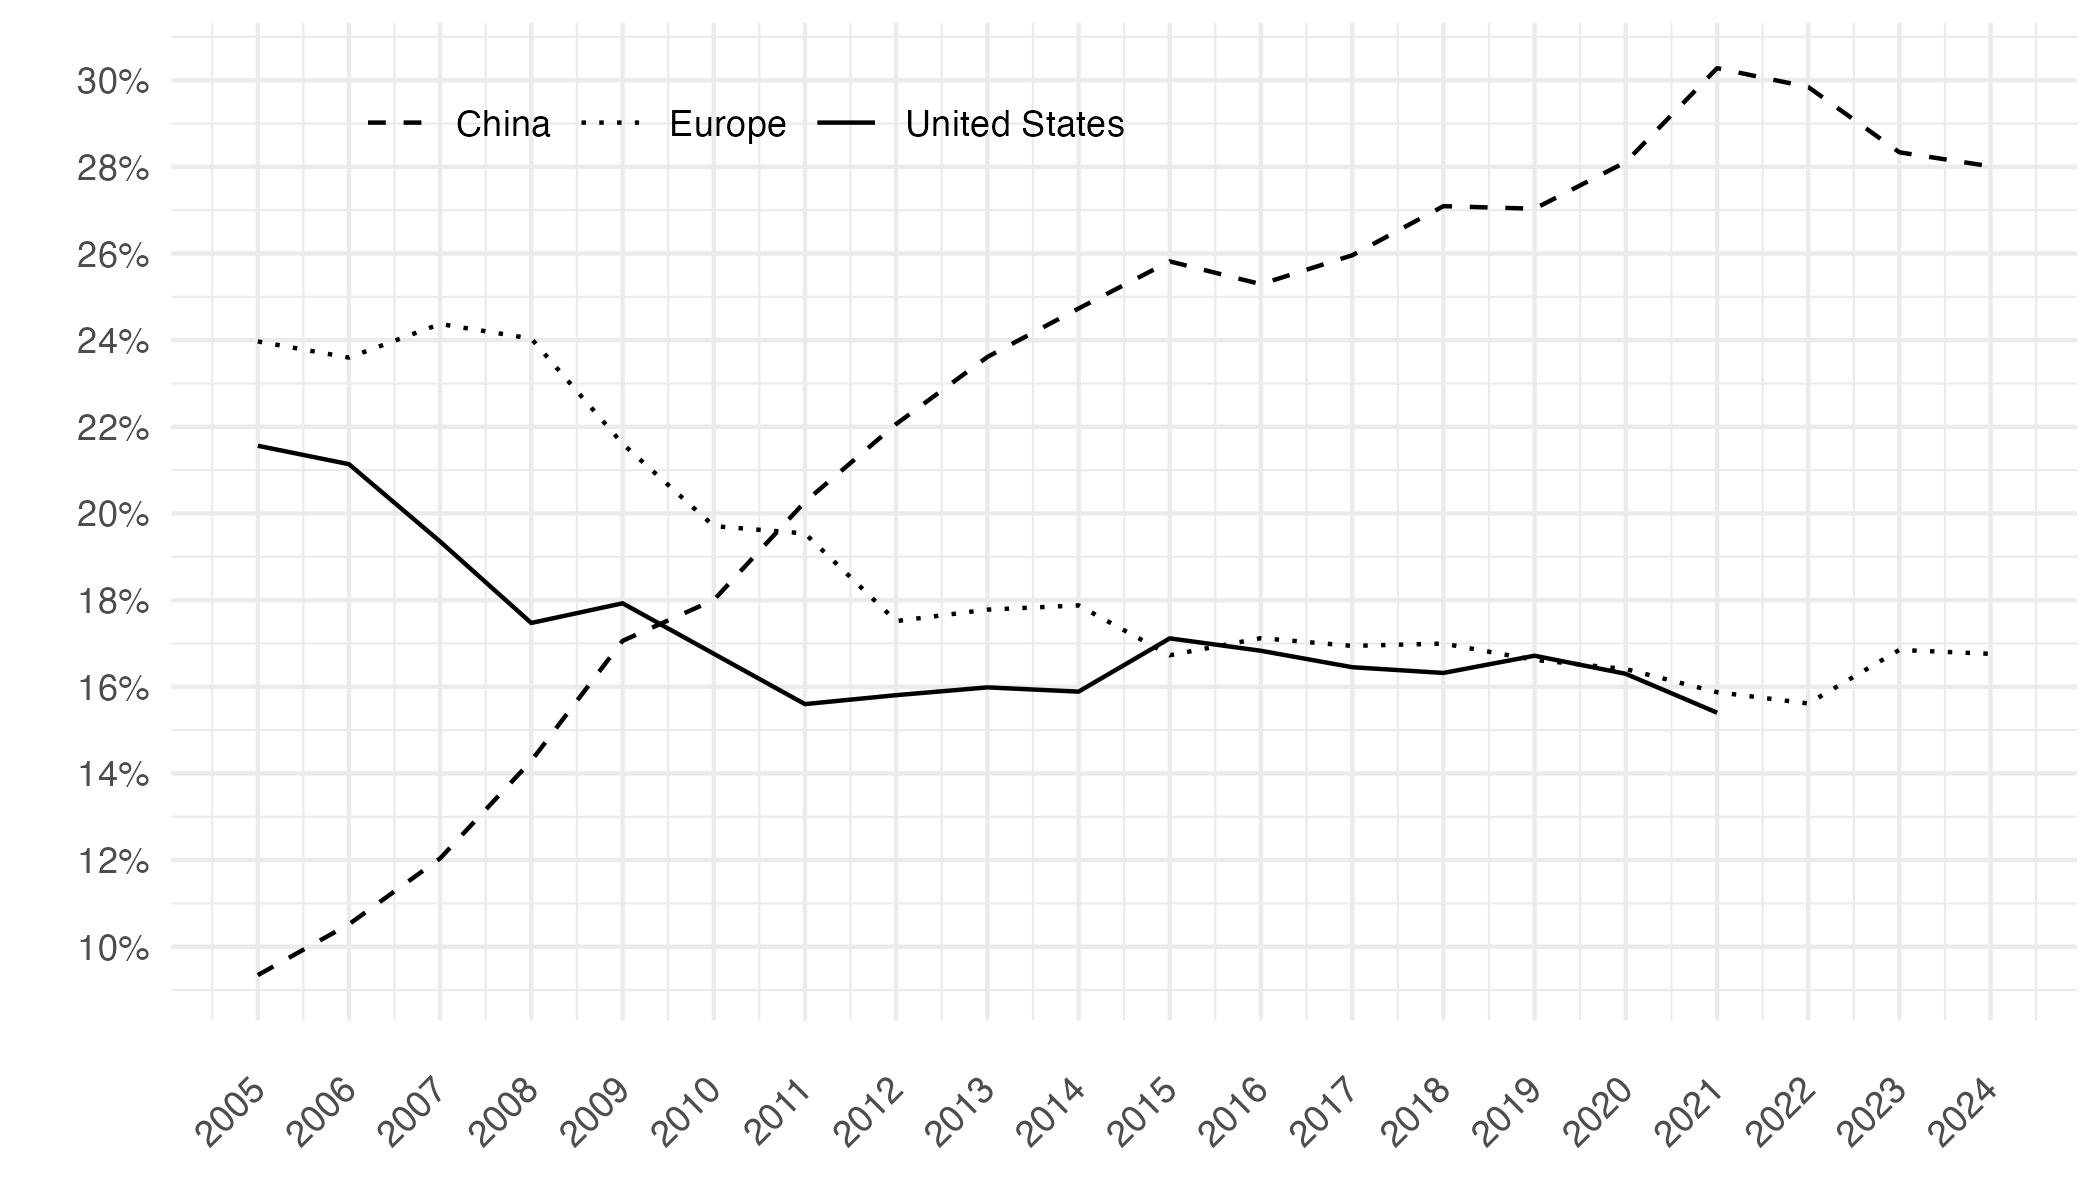

Write R code to recreate this figure.
rm(list = ls())
library(dplyr)
library(eurostat)
library(ggplot2)
source("~/iCloud/website/code/R-markdown/init_min.R")

load_data("wdi/NV.IND.MANF.CD.RData")
load_data("wdi/iso2c_long2.RData")
load_data("macro.RData")
load_data("flags/colors.RData")

figure3_data <- NV.IND.MANF.CD %>%
  right_join(iso2c, by = "iso2c") %>%
  filter(iso2c %in% c("1W", "US", "CN", "EU")) %>%
  mutate(date = as.Date(paste0(year, "-01-01"))) %>%
  filter(date >= as.Date("1997-01-01")) %>%
  group_by(date) %>%
  mutate(value = value/value[iso2c == "1W"]) %>%
  filter(!(iso2c == "1W")) %>%
  mutate(Iso2c = case_when(iso2c == "EU" ~ "Europe",
                           iso2c == "CN" ~ "China",
                           iso2c == "US" ~ "United States")) %>%
  filter(date >= as.Date("2005-01-01")) %>%
  left_join(colors, by = c("Iso2c" = "country")) %>%
  mutate(color = ifelse(iso2c == "US", color2, color)) %>%
  arrange(date) %>%
  select(date, Iso2c, value)

write_csv2(figure3_data, file = "figure3.csv")

figure3 <- figure3_data %>%
  ggplot(.) + theme_minimal() + 
  # Chine: #FFDC00; USA: #B22234; Europe: #003399
  #scale_color_manual(values = c("#FFDC00", "#B22234", "#003399")) +
  scale_linetype_manual(values = c("dashed", "dotted", "solid")) +
  geom_line(aes(x = date, y = value, linetype = Iso2c)) +
  theme(legend.title = element_blank(),
        legend.position = c(0.3, 0.9),
        axis.text.x = element_text(angle = 45, vjust = 0.5, hjust=1),
        legend.direction = "horizontal") +
  scale_x_date(breaks = seq(1950, 2100, 1) %>% paste0("-01-01") %>% as.Date,
               labels = date_format("%Y")) +
  scale_y_continuous(breaks = 0.01*seq(0, 70, 2),
                     labels = scales::percent_format(accuracy = 1)) + 
  xlab("") + ylab("")


figure3
save(figure3, file = "figure3.RData")
ggsave(figure3, file = "figure3.pdf", bg = "white", width = 7, height = 4)
ggsave(figure3, file = "figure3.png", bg = "white", width = 7, height = 4)
ggsave(figure3, file = "figure3.svg", bg = "white", width = 7, height = 4)
